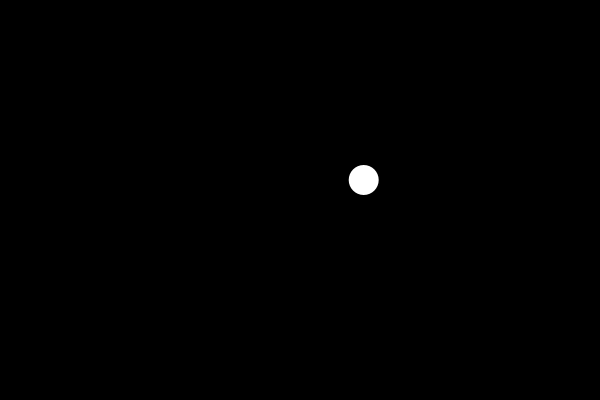
Frame 1 (no input)
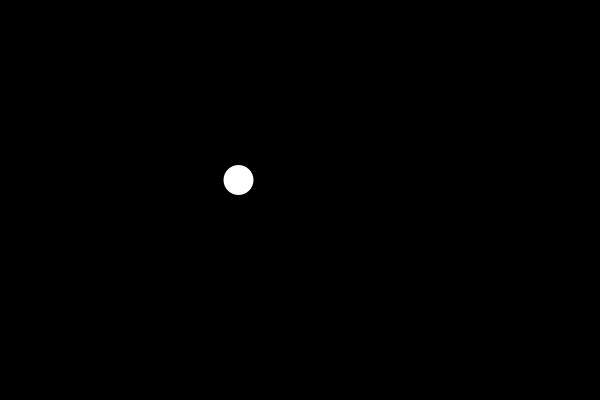
Frame 60 (the mouse pressed at the canvas centre just before this capture)
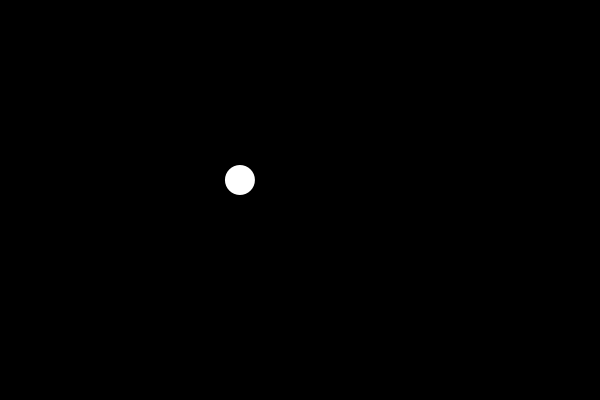
Frame 120 (the mouse held since frame 60 and released just before this capture)

The Processing sketch that drew these frames (run headless with seeded random() and noise(); from frame 60 on, the mouse is pressed at the canvas centre):

// Processing sketch: Noise_2_Perlin1
// ── Noise_2_Perlin1.pde


float t = 0;

void setup() {
  size(600,400);
  noStroke();
  fill(255);
}

void draw() {
  background(0);
  float n = noise(t);


  // Using map() to customize the range of Perlin noise
  float x = map(n,0,1,0,width);
  ellipse(x,180,30,30);
 
  t += 0.01;
}
